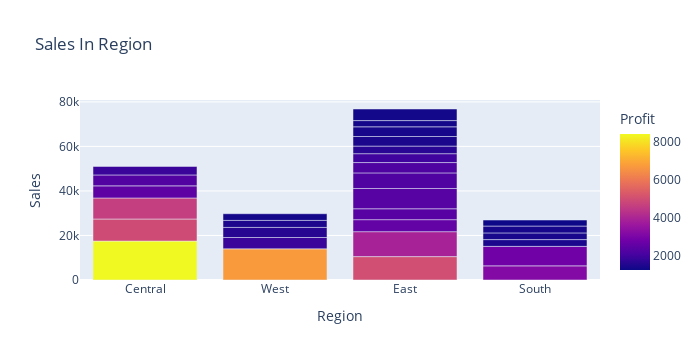

The notebook cell saved with this chart:
### Code cell
fig=px.bar(csv.head(30),x="Region",y="Sales",color='Profit',hover_data=['Category'],width=700,title="Sales In Region")
fig.show()

### Figure 1 — Plotly figure (JSON) as saved in the notebook; plotly's stock layout.template omitted (floating-point values rounded to 4 significant figures)
{"data": [{"alignmentgroup": "True", "customdata": [["Technology"], ["Technology"], ["Technology"], ["Office Supplies"], ["Office Supplies"], ["Technology"], ["Office Supplies"], ["Technology"], ["Technology"], ["Office Supplies"], ["Technology"], ["Technology"], ["Technology"], ["Technology"], ["Technology"], ["Technology"], ["Office Supplies"], ["Office Supplies"], ["Technology"], ["Office Supplies"], ["Technology"], ["Technology"], ["Office Supplies"], ["Technology"], ["Technology"], ["Office Supplies"], ["Technology"], ["Technology"], ["Technology"], ["Office Supplies"]], "hovertemplate": "Region=%{x}<br>Sales=%{y}<br>Category=%{customdata[0]}<br>Profit=%{marker.color}<extra></extra>", "legendgroup": "", "marker": {"color": [8400.0, 6720.0, 5040.0, 4946.0, 4630.0, 3920.0, 3177.0, 2800.0, 2592.0, 2504.0, 2401.0, 2366.0, 2303.0, 2240.0, 2229.0, 1996.0, 1906.0, 1906.0, 1668.0, 1644.0, 1480.0, 1459.0, 1453.0, 1440.0, 1417.0, 1415.0, 1380.0, 1372.0, 1352.0, 1276.0], "coloraxis": "coloraxis", "pattern": {"shape": ""}}, "name": "", "offsetgroup": "", "orientation": "v", "showlegend": false, "textposition": "auto", "type": "bar", "x": ["Central", "West", "East", "Central", "Central", "East", "South", "South", "East", "Central", "East", "East", "Central", "East", "East", "East", "Central", "West", "East", "West", "West", "South", "East", "South", "South", "East", "West", "East", "East", "South"], "xaxis": "x", "y": [17500.0, 14000.0, 10500.0, 9893.0, 9450.0, 11200.0, 6355.0, 8750.0, 5400.0, 5444.0, 4900.0, 9100.0, 4900.0, 7000.0, 4644.0, 3992.0, 3813.0, 5084.0, 3404.0, 4536.0, 3150.0, 3040, 4306.0, 3000.0, 3080, 4355.0, 3000.0, 2800.0, 5200.0, 2716.0], "yaxis": "y"}], "layout": {"barmode": "relative", "coloraxis": {"colorbar": {"title": {"text": "Profit"}}, "colorscale": [[0, "#0d0887"], [0.1111, "#46039f"], [0.2222, "#7201a8"], [0.3333, "#9c179e"], [0.4444, "#bd3786"], [0.5556, "#d8576b"], [0.6667, "#ed7953"], [0.7778, "#fb9f3a"], [0.8889, "#fdca26"], [1, "#f0f921"]]}, "height": 360, "legend": {"tracegroupgap": 0}, "title": {"text": "Sales In Region"}, "width": 700, "xaxis": {"anchor": "y", "autorange": true, "domain": [0, 1], "range": [-0.5, 3.5], "title": {"text": "Region"}, "type": "category"}, "yaxis": {"anchor": "x", "autorange": true, "domain": [0, 1], "range": [0, 80840.0], "title": {"text": "Sales"}, "type": "linear"}}}
